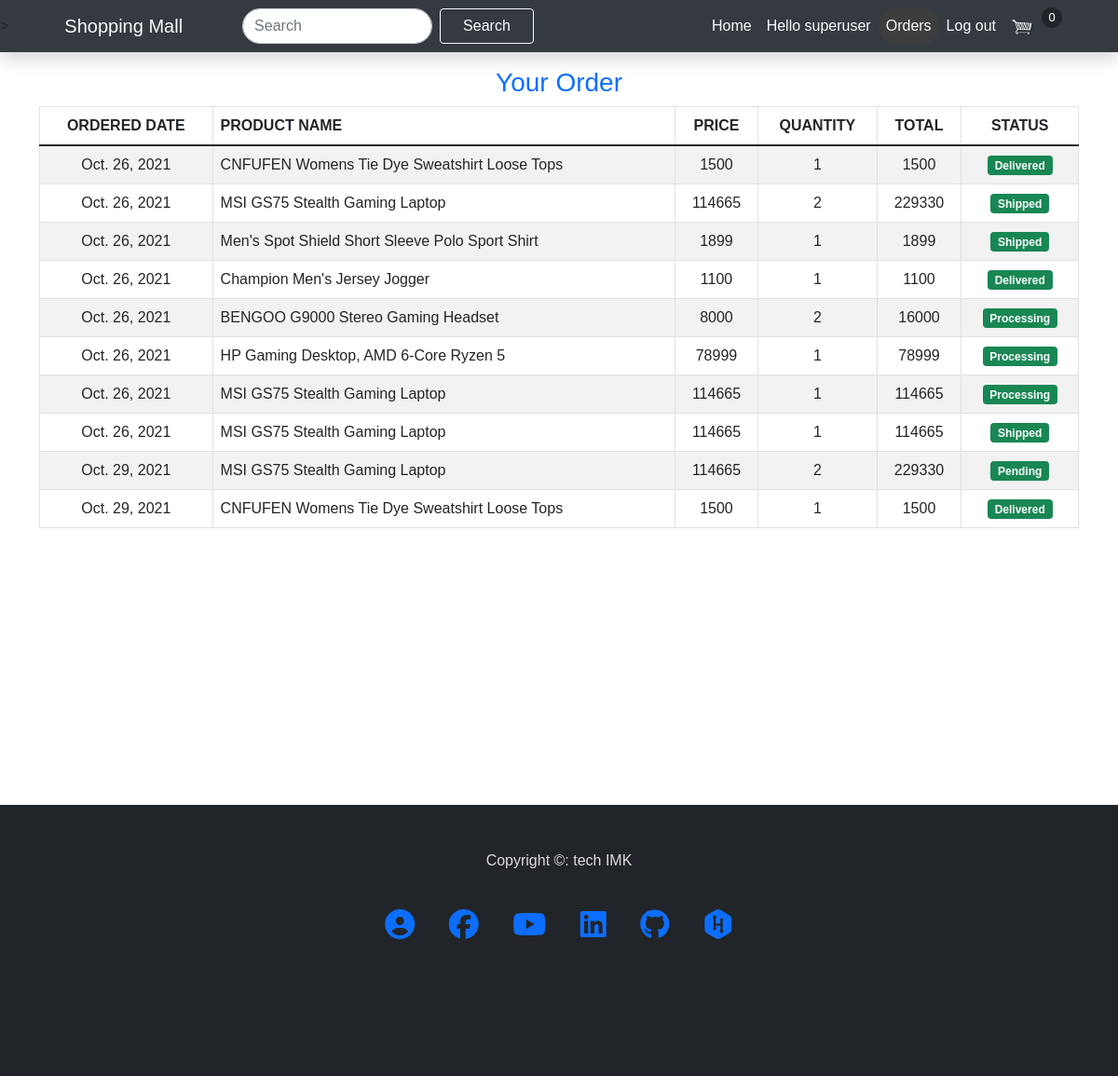
The page /customer/order (signed in) on the database its author committed.
### customer/models.py (models this page shows, shortened)
class order(models.Model):
    statusList=[('Pending', 'Pending'),
                ('Processing', 'Processing'),
                ('Shipped', 'Shipped'),
                ('Delivered', 'Delivered'),
                ]
    product=models.ForeignKey(AMODEL.product, on_delete=models.SET_DEFAULT, default='Deleted')
    customer=models.ForeignKey(User, on_delete=models.CASCADE)
    price=models.PositiveIntegerField()
    qntt=models.PositiveIntegerField(default=1)
    fullName=models.CharField(max_length=20)
    mobile=models.CharField(max_length=20)
    address=models.CharField(max_length=100)
    orderedDate=models.DateField(default=datetime.now)
    status=models.CharField(max_length=20, choices=statusList, default='Pending')
    def total(self):
        return self.price * self.qntt
    def statusOption(self):
            if (self.status=='0'):
                return 'Pending'
            else:
                return self.status

### admn/models.py (models this page shows, shortened)
class product(models.Model):
	productCategory=models.ForeignKey(product_category, on_delete=models.SET_NULL, null=True, blank=True )
	name =models.CharField(max_length=50)
	price = models.PositiveIntegerField()
	desc =tinymce_models.HTMLField(null=True,blank=True)
	img =models.ImageField(default="product/default.png", upload_to="product/", null=True, blank=True)

### customer/views.py (the view)
# urls.py: path('order', views.order_view, name='order'),
@login_required(login_url='login')
def order_view(request):
	orderList = CMODEL.order.objects.filter(customer=request.user.id)
	context = {
		'orderList' : orderList,
	}
	return render(request, 'customer/order.html', context)

### templates/customer/order.html
{% extends 'home/base.html' %}
{% block content %}
    <div class="container" style="min-height:720px;">
        <div class="row">
            <div class="col-md-12 table-responsive border-primary">
                <table class="table table-bordered table-striped text-center table-hover">
                    <h3 class="table-title text-center text-primary">Your Order</h3>
                    <thead>
                        <tr>
                            <th>ORDERED DATE</th>
                            <th style="text-align:left;" >PRODUCT NAME</th>
                            <th>PRICE</th>
                            <th>QUANTITY</th>
                            <th>TOTAL</th>
                            <th>STATUS</th>
                        </tr>
                    </thead>
                    <tbody>
                    	{% for order in orderList %}
                        <tr>
                            <td>{{order.orderedDate}}</td>
                            <td style="text-align:left;" >{{order.product.name}}</td>
                            <td>{{order.price}}</td>
                            <td>{{order.qntt}}</td>
                            <td>{{order.total}}</td>
                            <div>
                            <td><span class="badge bg-success">{{order.statusOption}}</span></td>
                            </div>
                        </tr>
                        {% endfor %}
                    </tbody>
                </table>
            </div>
        </div>
        <br> <br>
    </div>
{% endblock content %}

### templates/home/base.html (shortened to what this page needs)
{% load static %}
<!DOCTYPE html>
<html lang="en">
  <head>
    <link
      href="https://cdn.jsdelivr.net/npm/bootstrap@5.1.3/dist/css/bootstrap.min.css"
      rel="stylesheet"
    />
    <link
      rel="stylesheet"
      href="https://cdnjs.cloudflare.com/ajax/libs/font-awesome/4.7.0/css/font-awesome.min.css"
    />
    <link rel="stylesheet" href="{% static 'css/main.css' %}" />
  </head>
  <body>
    <nav
      class="navbar navbar-expand-lg navbar-dark fixed-top shadow"
      style="background-color: #343a40;"
    >
      <div class="container-fluid">
        <a class="navbar-brand ms-5" style="color: #f8f9fa" href="/">
          Shopping Mall
        </a>
        <div class="collapse navbar-collapse" id="navbarTogglerDemo02">
          <form class="d-flex mx-md-5" action="/search" method="get">
            <input
              class="form-control me-2"
              name="search"
              type="search"
              placeholder="Search"
              aria-label="Search"
              value="{{search}}"
            />
            <button class="btn btn-outline-light px-4" type="submit">
              Search
            </button>
          </form>
          <ul class="navbar-nav me-md-5 ms-md-auto mb-2 mb-lg-0">
            <li class="nav-item">
              <a
                class="nav-link {% if request.path == '/' %} active {% endif %}"
                style="color: #f8f9fa"
                href="/"
              >Home</a>
            </li>
            {% if user.is_authenticated %}
            <li class="nav-item">
              <a
                class="nav-link text-light {% if '/customer/profile/' in request.path %} active {% endif %}"
                href="/customer/profile/{{user.id}}"
              >Hello {{user.username}}</a>
            </li>
            <li class="nav-item">
              <a
                class="nav-link {% if '/customer/order' in request.path %} active {% endif %}"
                style="color: #f8f9fa"
                href="/customer/order"
              >Orders</a>
            </li>
            <li class="nav-item">
              <a
                class="nav-link {% if '/logout' in request.path %} active {% endif %}"
                style="color: #f8f9fa"
                href="/logout"
              >Log out</a>
            </li>
            {% endif %}
            <li class="nav-item">
              <a
                class="nav-link {% if '/cart' in request.path %} active {% endif %}"
                href="/cart"
              ><img src="{% static 'img/cart.png' %}" height="20px" width="25px" /></a>
            </li>
            <p id="cart-total">{{request.session.cart.keys|length}}</p>
          </ul>
        </div>
      </div>
    </nav>
    <br /><br /><br />
    {% block content %} {% endblock %}
    <br /><br /><br />
    <footer class="footerHeader">
      <br /><br />
      <div class="container">
        <div class="row text-center textColor">
          <p>Copyright &copy: tech IMK</p>
        </div>
        <br />
        <div class="row text-center">
          <div class="col">
            <a class="m-3" target="_blank" href="http://mahmudjewel.herokuapp.com">
              <i class="fas fa-user-circle fa-2x"></i>
            </a>
            <a class="m-3" target="_blank" href="https://www.facebook.com/TechVillain.007">
              <i class="fab fa-facebook fa-2x"></i>
            </a>
            <a class="m-3" target="_blank" href="https://www.youtube.com/channel/UCJCdq7lWqB7M5b16UatoTEw">
              <i class="fab fa-youtube fa-2x"></i>
            </a>
            <a class="m-3" target="_blank" href="https://www.linkedin.com/in/mahmudjewel">
              <i class="fab fa-linkedin fa-2x"></i>
            </a>
            <a class="m-3" target="_blank" href="https://github.com/MahmudJewel">
              <i class="fab fa-github fa-2x"></i>
            </a>
            <a class="m-3" target="_blank" href="https://www.hackerrank.com/DJ_cse">
              <i class="fab fa-hackerrank fa-2x"></i>
            </a>
          </div>
        </div>
        <br /><br /><br /><br /><br /><br />
      </div>
    </footer>
  </body>
</html>

### djangoAutoStatic/css/main.css (style rules this page uses)
a:link { text-decoration: none; }
body { margin: 0; padding: 0; font-family: "Gill Sans", sans-serif;; }
.form-control { border-radius: 1.5rem; }

### templates/home/base.html (style rules this page uses)
#navbarTogglerDemo02 ul li a:hover, #navbarTogglerDemo02 ul li .active { background: #3d3d3d; color: #f8f9fa; border-radius: 25px; }
#cart-total { display: block; text-align: center; color: #fff; background-color: #212529; width: 22px; height: 22px; border-radius: 50%; font-size: 13px; line-height: 22px; }
.footerHeader { padding: 0px; background-color: #212529; margin: 0px; }
.textColor { color: #dcdcdc; }

### rows shown on the page
order: orderedDate "Oct. 26, 2021", product.name "CNFUFEN Womens Tie Dye Sweatshirt Loose Tops", price "1500", qntt "1", total "1500", statusOption "Delivered"
order: orderedDate "Oct. 26, 2021", product.name "MSI GS75 Stealth Gaming Laptop", price "114665", qntt "2", total "229330", statusOption "Shipped"
order: orderedDate "Oct. 26, 2021", product.name "Men's Spot Shield Short Sleeve Polo Sport Shirt", price "1899", qntt "1", total "1899", statusOption "Shipped"
order: orderedDate "Oct. 26, 2021", product.name "Champion Men's Jersey Jogger", price "1100", qntt "1", total "1100", statusOption "Delivered"
order: orderedDate "Oct. 26, 2021", product.name "BENGOO G9000 Stereo Gaming Headset", price "8000", qntt "2", total "16000", statusOption "Processing"
order: orderedDate "Oct. 26, 2021", product.name "HP Gaming Desktop, AMD 6-Core Ryzen 5", price "78999", qntt "1", total "78999", statusOption "Processing"
order: orderedDate "Oct. 26, 2021", product.name "MSI GS75 Stealth Gaming Laptop", price "114665", qntt "1", total "114665", statusOption "Processing"
order: orderedDate "Oct. 26, 2021", product.name "MSI GS75 Stealth Gaming Laptop", price "114665", qntt "1", total "114665", statusOption "Shipped"
order: orderedDate "Oct. 29, 2021", product.name "MSI GS75 Stealth Gaming Laptop", price "114665", qntt "2", total "229330", statusOption "Pending"
order: orderedDate "Oct. 29, 2021", product.name "CNFUFEN Womens Tie Dye Sweatshirt Loose Tops", price "1500", qntt "1", total "1500", statusOption "Delivered"

### other values the page prints
{{ user.username }} "superuser"
{{ request.session.cart.keys|length }} "0"
